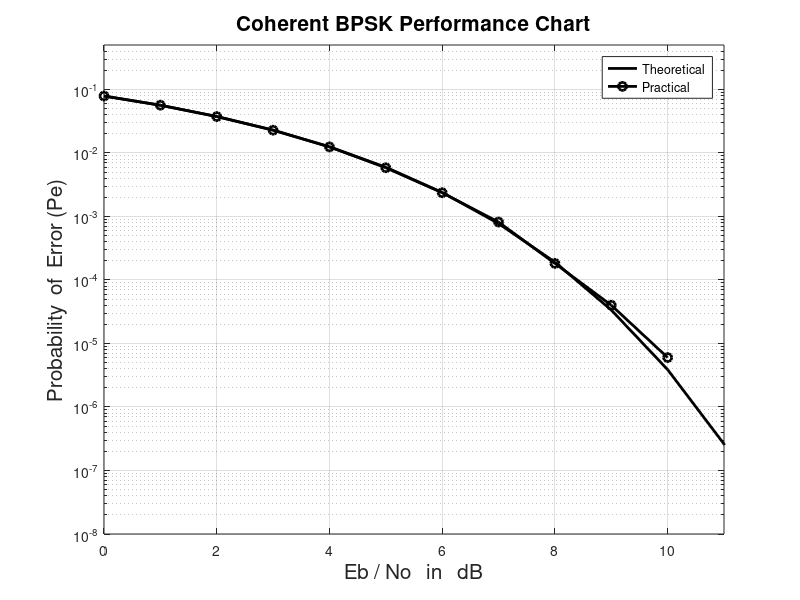

This chart was generated by the following MATLAB code:
% Performance evaluation of BPSK
clear all;
clc;
tic;
noiter=50; seq_length=10000;

Eb=1; % Energy per bit in V
EbNodB=0:1:15;
No=1./10.^(EbNodB/10);   
    
for loop=1:noiter,    
    
    seq=randint(1,seq_length);
    seq=2*seq-1;            % Antipodal mapper
    
    % Generation of PAM signal
    TRANSsignal=sqrt(Eb)*seq;
    for i=1:length(No),
        
        % Noise generation
        noi=randn(1,length(TRANSsignal));
        noise=sqrt(No(i)/2)*noi;
        RECEIVEDsignal=TRANSsignal+noise;
        z=RECEIVEDsignal > 0;     % Decision Threshold = 0 ;
        z1=(2*z)-1;
        number=(seq==z1); %Counting the errors. 
        pe(loop,i)=(seq_length-sum(number))/seq_length;
        
    end
    fprintf('Finished %d Iteration for %d bits  in %f seconds  \n',loop,seq_length,toc);
end

EBNO=10*log10(Eb./No);
ensemble_avg=mean(pe);

figure,hnd=semilogy(EBNO,.5*erfc(sqrt((Eb./No))),'k',EBNO,(ensemble_avg),'ko-');grid;
set(hnd(1),'linewidth',2);
set(hnd(2),'linewidth',2);
legend('Theoretical','Practical');
axis([0 11 10e-9 0.5]);

hnd=title('Coherent BPSK Performance Chart');
set(hnd,'fontsize',15);
hnd=xlabel(' Eb / No   in   dB ');
set(hnd,'fontsize',15);
hnd=ylabel('  Probability  of  Error (Pe)  ');
set(hnd,'fontsize',15);
